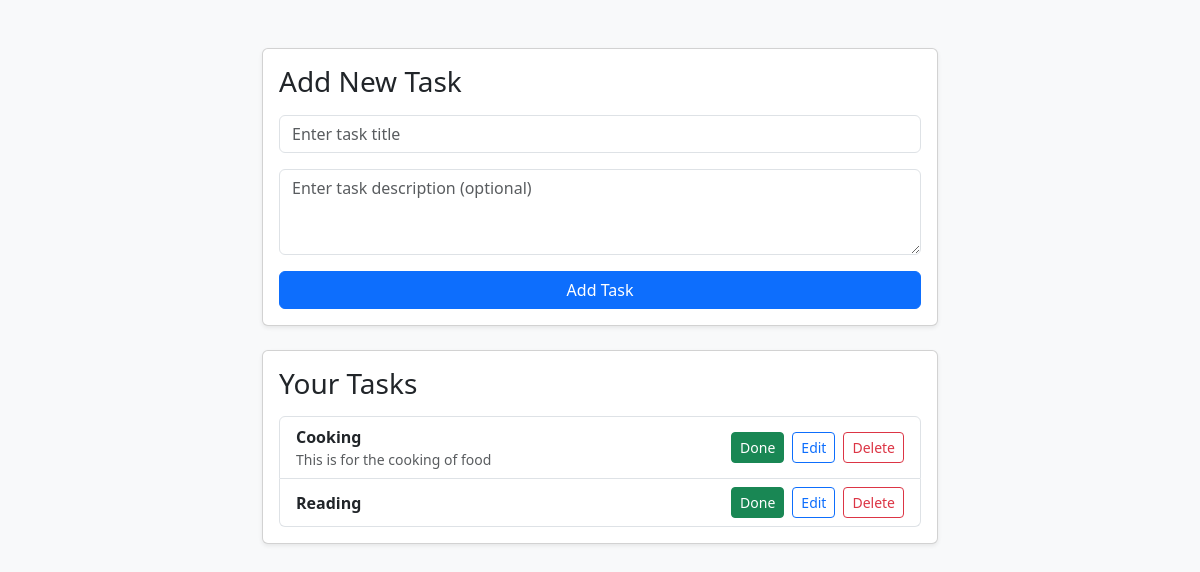
Before: / with the older database file.
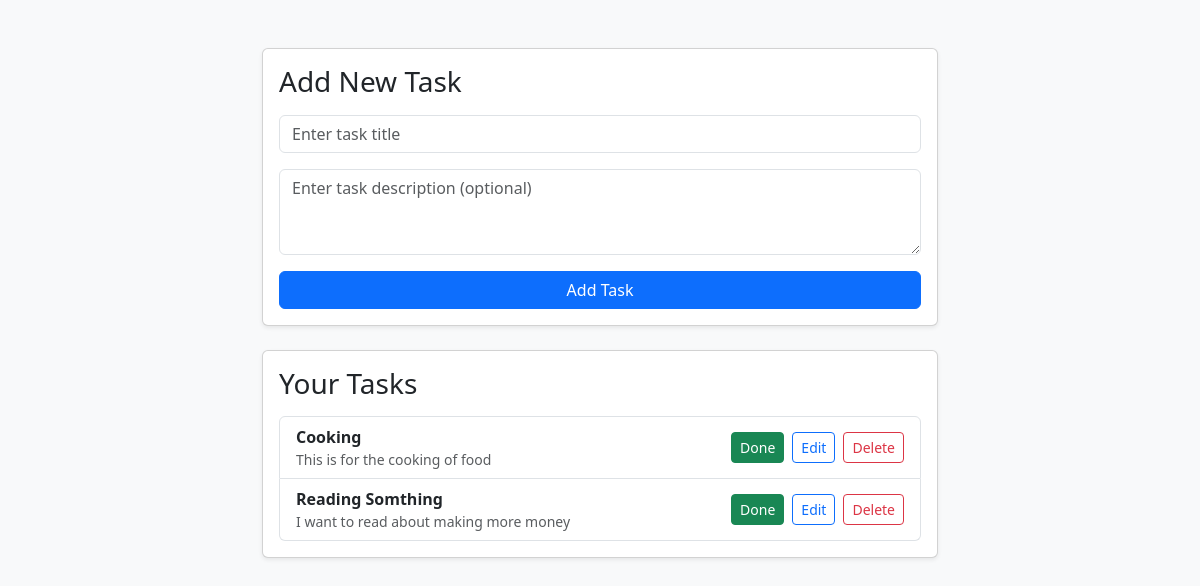
After: the same page with the newer database file.
### tasks/models.py (models this page shows, shortened)
class Task(models.Model):
    title = models.CharField(max_length=200)
    description = models.TextField(blank=True, null=True)
    completed = models.BooleanField(default=False)
    created_at = models.DateTimeField(auto_now_add=True)
    class Meta:
        ordering = ['-created_at']

### tasks/views.py (the view)
# urls.py: path("", task_list, name="task_list"),
def task_list(request):
    tasks = Task.objects.all()
    form = TaskForm()
    if request.method == "POST":
        form = TaskForm(request.POST)
        if form.is_valid():
            form.save()
            return redirect("taskapp:task_list")
    context = {
        "tasks": tasks,
        "form": form
    }
    return render(request, "tasks/task_list.html", context)

### tasks/forms.py
class TaskForm(forms.ModelForm):
    title = forms.CharField(
        widget=forms.TextInput(attrs={
            "class": "form-control",
            "placeholder": "Enter task title"
        })
    )
    description = forms.CharField(
        required=False,
        widget=forms.Textarea(
            attrs={
                "class": "form-control",
                "placeholder": "Enter task description (optional)",
                "rows": 3
            }
        )
    )
    class Meta:
        model = Task
        fields = ["title", "description", "completed"]

### templates/tasks/task_list.html (shortened to what this page needs)
{% extends 'tasks/base.html' %}
{% block content %}
<div class="card shadow-sm mb-4">
    <div class="card-body">
        <h3 class="card-title mb-3">Add New Task</h3>
        <form method="POST">
            <div class="mb-3">
                {{ form.title }}
            </div>
            <div class="mb-3">
                {{ form.description }}
            </div>
            <button type="submit" class="btn btn-primary w-100">Add Task</button>
        </form>
    </div>
</div>
<div class="card shadow-sm">
    <div class="card-body">
        <h3 class="card-title mb-3">Your Tasks</h3>
        {% if tasks %}
            <ul class="list-group">
                {% for task in tasks %}
                    <li class="list-group-item d-flex justify-content-between align-items-center">
                        <div>
                            {% if task.completed %}
                                <span class="text-decoration-line-through text-muted fw-bold">{{ task.title }}</span>
                            {% else %}
                                <span class="fw-bold">{{ task.title }}</span>
                            {% endif %}
                            {% if task.description %}
                                <p class="text-muted small mb-0">{{ task.description }}</p>
                            {% endif %}
                        </div>
                        <div class="d-flex align-items-center gap-2">
                            <form action="{% url 'taskapp:task_toggle' task.pk %}" method="POST" class="d-inline">
                                <button type="submit" class="btn btn-sm {% if task.completed %}btn-secondary{% else %}btn-success{% endif %}">
                                    {% if task.completed %}Undo{% else %}Done{% endif %}
                                </button>
                            </form>
                            <a href="{% url 'taskapp:task_update' task.pk %}" class="btn btn-sm btn-outline-primary">Edit</a>
                            <a href="{% url 'taskapp:task_delete' task.pk %}" class="btn btn-sm btn-outline-danger">Delete</a>
                        </div>
                    </li>
                {% endfor %}
            </ul>
        {% else %}
            <p class="text-muted mb-0">No tasks created yet.</p>
        {% endif %}
    </div>
</div>
{% endblock %}

Changed rows visible on the page:
changed Task: title "Reading" → "Reading Somthing"; description (not shown) → "I want to read about making more money"
